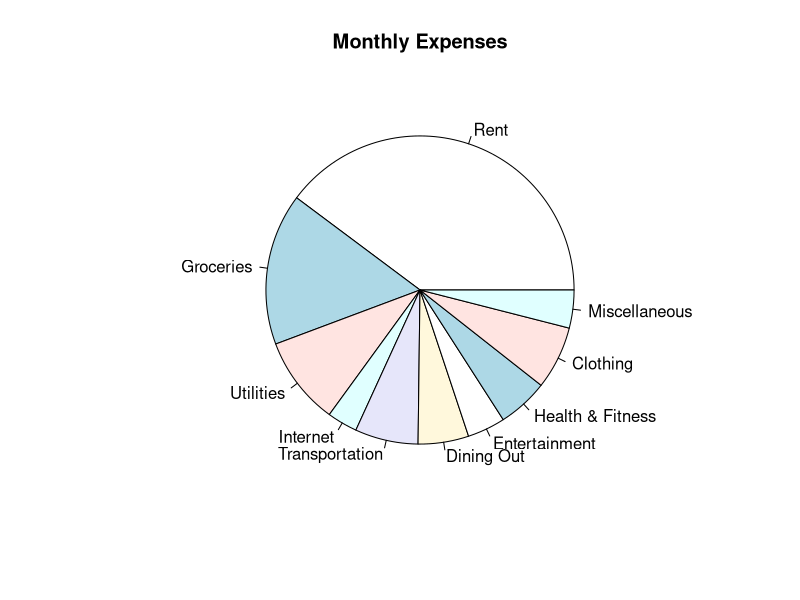

Write the R code that produced this figure.
# Importing data
data <- read.csv("expense.csv")

# Specifing the file name of the PDF file created
pdf("Expense pie chart.pdf")

# Creating Pie chart
pie(data$expense, labels = data$expense_category, main="Monthly Expenses")
